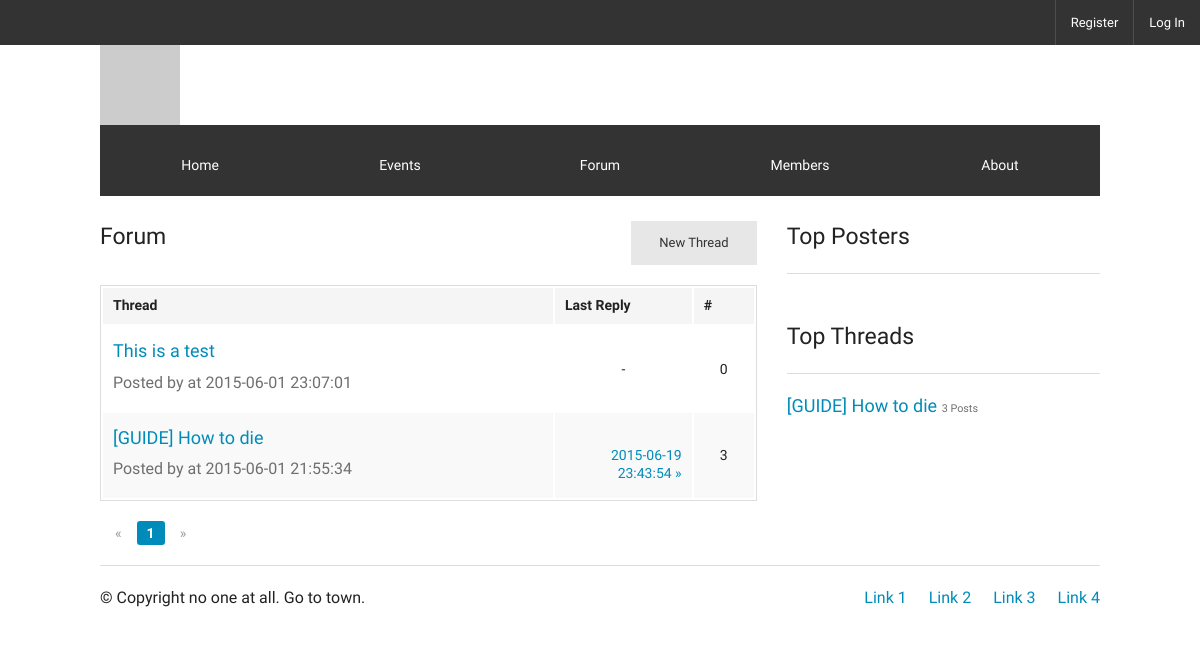
The page /index.php/forum on the database its author committed.
### tables this page shows
CREATE TABLE IF NOT EXISTS `threads` (
  `tid` int(11) NOT NULL AUTO_INCREMENT,
  `fid` int(11) DEFAULT NULL,
  `title` text NOT NULL,
  `poster` int(11) NOT NULL,
  `content` text NOT NULL,
  `blog` enum('Y','N') DEFAULT 'N',
  `posted` datetime NOT NULL,
  `edited` datetime DEFAULT NULL,
  `original` text,
  PRIMARY KEY (`tid`),
  KEY `tid` (`tid`),
  KEY `threads_ibfk_2` (`fid`),
  KEY `FK_poster_user` (`poster`),
  CONSTRAINT `threads_ibfk_1` FOREIGN KEY (`poster`) REFERENCES `users` (`uid`) ON DELETE NO ACTION ON UPDATE NO ACTION,
  CONSTRAINT `threads_ibfk_2` FOREIGN KEY (`fid`) REFERENCES `forums` (`fid`) ON DELETE NO ACTION ON UPDATE NO ACTION
);

### application/controllers/Forum.php (called while the page is built, shortened)
<?php
class Forum extends CI_Controller {
	public function __construct()
	{
		$this->load->model('Forum_model', 'fm');
	}
	public function index()
	{
		$page = 1;
		$data = $this->fm->get_threads( 1, $page );
		$count = $this->fm->get_thread_count( 1 );
		$top_posters = $this->fm->get_top_posters( 1 );
		$top_threads = $this->fm->get_top_threads( 1 );
		$this->load->view('forum', array (
			'threads' => $data,
			'page' => $page,
			'count' => $count,
			'top_posters' => $top_posters,
			'top_threads' => $top_threads
			 ) );
	}
}

### index.php (called while the page is built, shortened)
<?php
require_once BASEPATH.'core/CodeIgniter.php';

### application/models/Forum_model.php (called while the page is built, shortened)
<?php
class Forum_model extends CI_Model {
	function get_threads ( $fid, $page )
	{
		$this->db->select('
			threads.tid,
			threads.title as \'thread_title\',
			threads.posted as \'thread_time\',
			threaduser.username as \'thread_poster\',
			replyuser.username as \'reply_poster\',
			(
			SELECT COUNT(tid) FROM replies WHERE replies.tid = threads.tid GROUP BY tid
			) as reply_count,
			(
			SELECT posted FROM replies WHERE replies.tid = threads.tid ORDER BY replies.posted DESC LIMIT 1
			) as reply_time
			FROM threads
			LEFT JOIN users AS threaduser ON threaduser.uid = threads.poster
			LEFT JOIN users AS replyuser ON replyuser.uid =
				(
				SELECT poster FROM replies WHERE replies.tid = threads.tid ORDER BY replies.posted DESC LIMIT 1
				)
			WHERE fid = 1
			ORDER BY thread_time DESC'
		);
		$this->db->limit( 10 );
		if( $page )
		{
			$this->db->offset( ( $page - 1 ) * 2 );
		}
		$result = $this->db->get()->result();
		return $result;
	}
	function get_thread_count ( $fid )
	{
		$this->db->select('COUNT(*) as count');
		$this->db->from( 'threads');
		$this->db->where( "fid = {$fid}" );
		$result = $this->db->get()->result();
		return $result[0]->count;
	}
	function get_top_posters( $gid )
	{
		$this->db->select('
			username,
			posts,
			avatar
		');
		$this->db->from('membership');
		$this->db->join('users', 'users.uid = membership.uid');
		$this->db->where( 'gid', $gid );
		$this->db->order_by( 'posts', 'desc' );
		$this->db->limit( 5 );
		$result = $this->db->get()->result();
		return $result;
	}
	function get_top_threads( $gid )
	{
		$this->db->select('
			COUNT(*) as count,
			title
		');
		$this->db->from('replies');
		$this->db->join('threads', 'threads.tid = replies.tid');
		$this->db->join('forums', 'forums.fid = threads.fid');
		$this->db->where( 'gid', $gid );
		$this->db->order_by( 'count', 'desc' );
		$this->db->group_by( 'threads.tid');
		$this->db->limit( 5 );
		$result = $this->db->get()->result();
		return $result;
	}
}

### application/views/forum.php (the view, shortened to what this page needs)
<?php include( 'header.php' ); ?>
<?php
    $pages = ceil( ( $count + 1 ) / 10 );
    $class = "class=\"current\"";
    $forum_url = base_url( 'forum' );
?>
            <div class="row">
                <div class="large-12 columns">
                    <div class="row">
                        <div class="large-8 small-12 columns">
                            <h4>Forum<?php echo anchor('forum/thread/new', 'New Thread', array('class' => 'text-right small button secondary new-thread')); ?></h4>
                            <table width="100%">
                                <thead>
                                    <tr>
                                        <th width="450">Thread</th>
                                        <th>Last Reply</th>
                                        <th width="60">#</th>
                                    </tr>
                                </thead>
                                <tbody>
                                <?php foreach( $threads as $thread ): ?>
                                    <tr>
                                        <td>
                                            <h5><a href="<?php echo $forum_url . '/thread/' . $thread->tid; ?>"><?php echo $thread->thread_title; ?></a></h5>
                                            <h6 class="subheader">
                                                Posted by
                                                 at <?php echo $thread->thread_time; ?>
                                            </h6>
                                        </td>
                                        <?php if( $thread->reply_count ): ?>
                                        <td class="text-right">
                                                <br /> <a href=""><?php echo $thread->reply_time; ?> &raquo;</a>
                                        </td>
                                        <?php else: ?>
                                        <td class="text-center">
                                                -
                                        </td>
                                        <?php endif; ?>
                                        <td class="text-center"><?php echo ( $thread->reply_count ? $thread->reply_count : 0 ); ?></td>
                                    </tr>
                                <?php endforeach; ?>
                                </tbody>
                            </table>
                            <ul class="forum pagination">
                                <?php if( $page > 1 ): ?>
                                    <li class="arrow"><a href="<?php echo $forum_url ?>/page/<?php echo $page - 1; ?>">&laquo;</a></li>
                                <?php else: ?>
                                    <li class="arrow unavailable"><a href="">&laquo;</a></li>
                                <?php endif; ?>
                                <?php if( $pages < 8 ): ?>
                                    <?php for( $p = 1; $p <= $pages; $p++ ): ?>
                                        <li <?php echo ( $page == $p ) ? $class : "" ?>><a href="<?php echo $forum_url ?>/page/<?php echo $p?>"><?php echo $p ?></a></li>
                                    <?php endfor; ?>
                                <?php endif; ?>
                                <?php if( $page < $pages ): ?>
                                    <li class="arrow"><a href="<?php echo $forum_url ?>/page/<?php echo $page + 1; ?>">&raquo;</a></li>
                                <?php else: ?>
                                    <li class="arrow unavailable"><a href="">&raquo;</a></li>
                                <?php endif; ?>
                            </ul>
                        </div>
                        <div class="large-4 small-12 columns">
                            <h4>Top Posters</h4><hr>
                            <br />
                            <h4>Top Threads</h4><hr>
                            <?php foreach( $top_threads as $top_thread ): ?>
                            <h5><a href="#"><?php echo $top_thread->title; ?> </a><small><?php echo $top_thread->count . ( $top_thread->count == 1 ? ' Post' : ' Posts' ) ?></small></h5>
                            <?php endforeach; ?>
                        </div>
                    </div>
                </div>
            </div>
<?php include( 'footer.php' ); ?>

### rows shown on the page
threads: title "This is a test", posted "2015-06-01 23:07:01"
threads: title "[GUIDE] How to die", posted "2015-06-01 21:55:34", reply_time "2015-06-19 23:43:54", reply_count "3"

### other values the page prints
$top_thread->title "[GUIDE] How to die"
$top_thread->count "3"
